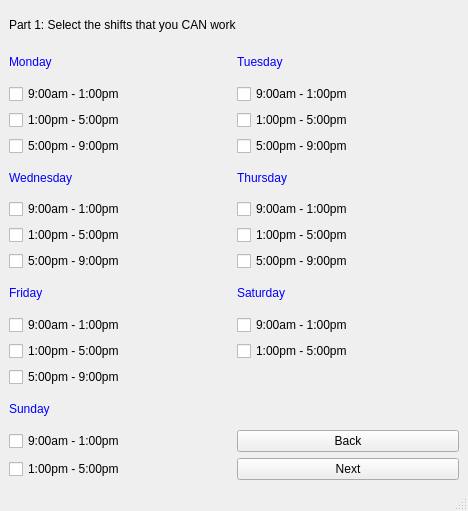
<?xml version="1.0" encoding="UTF-8"?>
<ui version="4.0">
 <class>MainWindow</class>
 <widget class="QMainWindow" name="MainWindow">
  <property name="geometry">
   <rect>
    <x>0</x>
    <y>0</y>
    <width>468</width>
    <height>511</height>
   </rect>
  </property>
  <property name="windowTitle">
   <string>Helpdesk Scheduler v1.0</string>
  </property>
  <widget class="QWidget" name="centralwidget">
   <layout class="QGridLayout" name="gridLayout">
    <item row="0" column="0" colspan="2">
     <widget class="QLabel" name="TitlePart1">
      <property name="styleSheet">
       <string notr="true">font: 16pt &quot;Sans Serif&quot;;
</string>
      </property>
      <property name="text">
       <string>Part 1: Select the shifts that you CAN work</string>
      </property>
     </widget>
    </item>
    <item row="3" column="0">
     <widget class="QCheckBox" name="monAft">
      <property name="styleSheet">
       <string notr="true">font: 10pt &quot;Sans Serif&quot;;</string>
      </property>
      <property name="text">
       <string>1:00pm - 5:00pm</string>
      </property>
     </widget>
    </item>
    <item row="3" column="1">
     <widget class="QCheckBox" name="tueAft">
      <property name="styleSheet">
       <string notr="true">font: 10pt &quot;Sans Serif&quot;;</string>
      </property>
      <property name="text">
       <string>1:00pm - 5:00pm</string>
      </property>
     </widget>
    </item>
    <item row="4" column="0">
     <widget class="QCheckBox" name="monEve">
      <property name="styleSheet">
       <string notr="true">font: 10pt &quot;Sans Serif&quot;;</string>
      </property>
      <property name="text">
       <string>5:00pm - 9:00pm</string>
      </property>
     </widget>
    </item>
    <item row="1" column="0">
     <widget class="QLabel" name="label">
      <property name="styleSheet">
       <string notr="true">font: 12pt &quot;Sans Serif&quot;;
color: rgb(0, 0, 255);</string>
      </property>
      <property name="text">
       <string>Monday</string>
      </property>
     </widget>
    </item>
    <item row="4" column="1">
     <widget class="QCheckBox" name="tueEve">
      <property name="styleSheet">
       <string notr="true">font: 10pt &quot;Sans Serif&quot;;</string>
      </property>
      <property name="text">
       <string>5:00pm - 9:00pm</string>
      </property>
     </widget>
    </item>
    <item row="5" column="1">
     <widget class="QLabel" name="label_4">
      <property name="styleSheet">
       <string notr="true">font: 12pt &quot;Sans Serif&quot;;
color: rgb(0, 0, 255);</string>
      </property>
      <property name="text">
       <string>Thursday</string>
      </property>
     </widget>
    </item>
    <item row="2" column="1">
     <widget class="QCheckBox" name="tueMor">
      <property name="styleSheet">
       <string notr="true">font: 10pt &quot;Sans Serif&quot;;</string>
      </property>
      <property name="text">
       <string>9:00am - 1:00pm</string>
      </property>
     </widget>
    </item>
    <item row="2" column="0">
     <widget class="QCheckBox" name="monMor">
      <property name="styleSheet">
       <string notr="true">font: 10pt &quot;Sans Serif&quot;;</string>
      </property>
      <property name="text">
       <string>9:00am - 1:00pm</string>
      </property>
     </widget>
    </item>
    <item row="6" column="0">
     <widget class="QCheckBox" name="wedMor">
      <property name="styleSheet">
       <string notr="true">font: 10pt &quot;Sans Serif&quot;;</string>
      </property>
      <property name="text">
       <string>9:00am - 1:00pm</string>
      </property>
     </widget>
    </item>
    <item row="6" column="1">
     <widget class="QCheckBox" name="thuMor">
      <property name="styleSheet">
       <string notr="true">font: 10pt &quot;Sans Serif&quot;;</string>
      </property>
      <property name="text">
       <string>9:00am - 1:00pm</string>
      </property>
     </widget>
    </item>
    <item row="7" column="0">
     <widget class="QCheckBox" name="wedAft">
      <property name="styleSheet">
       <string notr="true">font: 10pt &quot;Sans Serif&quot;;</string>
      </property>
      <property name="text">
       <string>1:00pm - 5:00pm</string>
      </property>
     </widget>
    </item>
    <item row="7" column="1">
     <widget class="QCheckBox" name="thuAft">
      <property name="styleSheet">
       <string notr="true">font: 10pt &quot;Sans Serif&quot;;</string>
      </property>
      <property name="text">
       <string>1:00pm - 5:00pm</string>
      </property>
     </widget>
    </item>
    <item row="1" column="1">
     <widget class="QLabel" name="label_2">
      <property name="styleSheet">
       <string notr="true">font: 12pt &quot;Sans Serif&quot;;
color: rgb(0, 0, 255);</string>
      </property>
      <property name="text">
       <string>Tuesday</string>
      </property>
     </widget>
    </item>
    <item row="8" column="0">
     <widget class="QCheckBox" name="wedEve">
      <property name="styleSheet">
       <string notr="true">font: 10pt &quot;Sans Serif&quot;;</string>
      </property>
      <property name="text">
       <string>5:00pm - 9:00pm</string>
      </property>
     </widget>
    </item>
    <item row="8" column="1">
     <widget class="QCheckBox" name="thuEve">
      <property name="styleSheet">
       <string notr="true">font: 10pt &quot;Sans Serif&quot;;</string>
      </property>
      <property name="text">
       <string>5:00pm - 9:00pm</string>
      </property>
     </widget>
    </item>
    <item row="9" column="0">
     <widget class="QLabel" name="label_5">
      <property name="styleSheet">
       <string notr="true">font: 12pt &quot;Sans Serif&quot;;
color: rgb(0, 0, 255);</string>
      </property>
      <property name="text">
       <string>Friday</string>
      </property>
     </widget>
    </item>
    <item row="9" column="1">
     <widget class="QLabel" name="label_6">
      <property name="styleSheet">
       <string notr="true">font: 12pt &quot;Sans Serif&quot;;
color: rgb(0, 0, 255);</string>
      </property>
      <property name="text">
       <string>Saturday</string>
      </property>
     </widget>
    </item>
    <item row="10" column="0">
     <widget class="QCheckBox" name="friMor">
      <property name="styleSheet">
       <string notr="true">font: 10pt &quot;Sans Serif&quot;;</string>
      </property>
      <property name="text">
       <string>9:00am - 1:00pm</string>
      </property>
     </widget>
    </item>
    <item row="10" column="1">
     <widget class="QCheckBox" name="satMor">
      <property name="styleSheet">
       <string notr="true">font: 10pt &quot;Sans Serif&quot;;</string>
      </property>
      <property name="text">
       <string>9:00am - 1:00pm</string>
      </property>
     </widget>
    </item>
    <item row="11" column="0">
     <widget class="QCheckBox" name="friAft">
      <property name="styleSheet">
       <string notr="true">font: 10pt &quot;Sans Serif&quot;;</string>
      </property>
      <property name="text">
       <string>1:00pm - 5:00pm</string>
      </property>
     </widget>
    </item>
    <item row="11" column="1">
     <widget class="QCheckBox" name="satAft">
      <property name="styleSheet">
       <string notr="true">font: 10pt &quot;Sans Serif&quot;;</string>
      </property>
      <property name="text">
       <string>1:00pm - 5:00pm</string>
      </property>
     </widget>
    </item>
    <item row="12" column="0">
     <widget class="QCheckBox" name="friEve">
      <property name="styleSheet">
       <string notr="true">font: 10pt &quot;Sans Serif&quot;;</string>
      </property>
      <property name="text">
       <string>5:00pm - 9:00pm</string>
      </property>
     </widget>
    </item>
    <item row="13" column="0">
     <widget class="QLabel" name="label_7">
      <property name="styleSheet">
       <string notr="true">font: 12pt &quot;Sans Serif&quot;;
color: rgb(0, 0, 255);</string>
      </property>
      <property name="text">
       <string>Sunday</string>
      </property>
     </widget>
    </item>
    <item row="14" column="0">
     <widget class="QCheckBox" name="sunMor">
      <property name="styleSheet">
       <string notr="true">font: 10pt &quot;Sans Serif&quot;;</string>
      </property>
      <property name="text">
       <string>9:00am - 1:00pm</string>
      </property>
     </widget>
    </item>
    <item row="15" column="0">
     <widget class="QCheckBox" name="sunAft">
      <property name="styleSheet">
       <string notr="true">font: 10pt &quot;Sans Serif&quot;;</string>
      </property>
      <property name="text">
       <string>1:00pm - 5:00pm</string>
      </property>
     </widget>
    </item>
    <item row="5" column="0">
     <widget class="QLabel" name="label_3">
      <property name="styleSheet">
       <string notr="true">font: 12pt &quot;Sans Serif&quot;;
color: rgb(0, 0, 255);</string>
      </property>
      <property name="text">
       <string>Wednesday</string>
      </property>
     </widget>
    </item>
    <item row="14" column="1">
     <widget class="QPushButton" name="btnBack">
      <property name="text">
       <string>Back</string>
      </property>
     </widget>
    </item>
    <item row="15" column="1">
     <widget class="QPushButton" name="btnNext">
      <property name="text">
       <string>Next</string>
      </property>
     </widget>
    </item>
   </layout>
  </widget>
  <widget class="QStatusBar" name="statusbar">
   <property name="enabled">
    <bool>true</bool>
   </property>
  </widget>
 </widget>
 <resources/>
 <connections/>
</ui>
